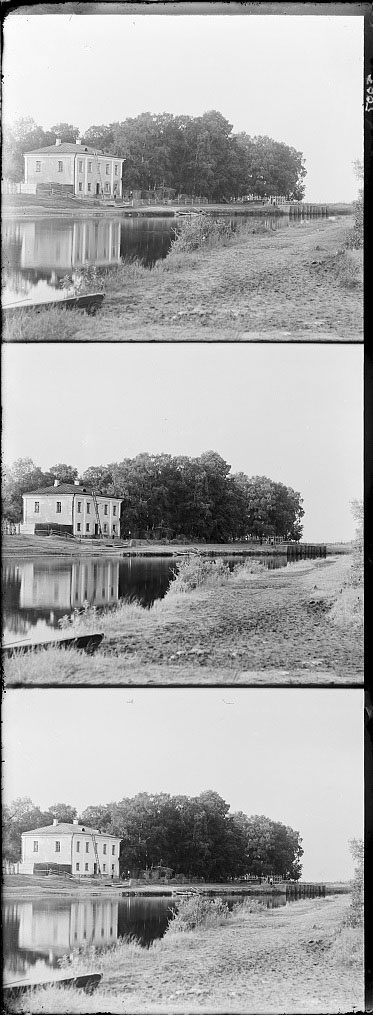
#> input picture Lab 1/01.jpg, 373 x 1015 px
$ jupyter execute Lab_1.ipynb
#> lines starting #> are read from the running program, lines starting #| are printed output that depends on the picture
[cell 1]
import numpy
from numpy import dstack
from skimage.io import imread, imshow, imsave
from skimage import img_as_float

[cell 2]
def transform(img):
    #Преобразование значений изображения в вещественные
    img_f= img_as_float(img)
    height = img.shape[0]
    width = img.shape[1]
    #Разделение изображение на три равные части по высоте
    divideSize = round(height/3)
    b = img[0:divideSize, 0:width]
    g = img[divideSize:2*divideSize, 0:width]
    r = img[2*divideSize:3*divideSize, 0:width]
    #Обрезка по краям на 5%
    percentCutH = round(divideSize*0.05)
    percentCutW = round(width*0.05)
    bCut=b[percentCutH:divideSize-percentCutH, percentCutW:width-percentCutW]
    gCut=g[percentCutH:divideSize-percentCutH, percentCutW:width-percentCutW]
    rCut=r[percentCutH:divideSize-percentCutH, percentCutW:width-percentCutW]
    #Вызов функции, выполняющей сдвиг синего\красного канала, наложение на зелёный и подсчёт корреляции
    bNew = shift(5,gCut,bCut)
    rNew = shift(5,gCut,rCut)
    #Совмещение каналов
    result_img = dstack((rNew,gCut,bNew))
    return result_img

[cell 3]
def shift(pixelsCount, gChannel, shiftChannel):
    maxCorr=0
    ishift = 0
    jshift = 0
    for i in range(pixelsCount):
        bufi = numpy.roll(shiftChannel, i, 0)
        for j in range(pixelsCount):
            bufj = numpy.roll(bufi, j, 1)
            corr = (bufj*gChannel).sum()
            if corr>maxCorr:
                maxCorr = corr
                ishift=i
                jshift = j

    result1 = numpy.roll(shiftChannel, ishift, 0)
    result = numpy.roll(result1, jshift, 1)
    return result

[cell 4]
#Загрузка изображений
img_1 = imread('01.jpg')
#> img_1 is the input picture: shape (1015, 373); min 0, max 255, mean 168.7
img_2 = imread('02.jpg')
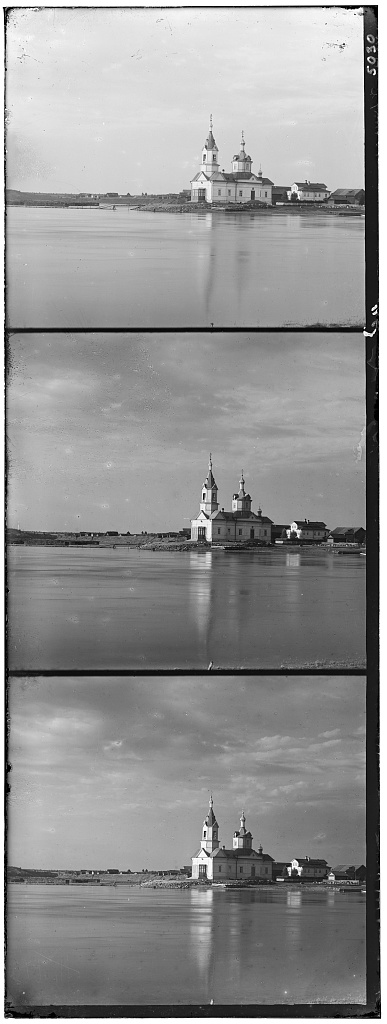
#> input picture Lab 1/02.jpg, 387 x 1024 px
#> img_2 is the input picture: shape (1024, 387); min 0, max 255, mean 147.4
img_3 = imread('03.jpg')
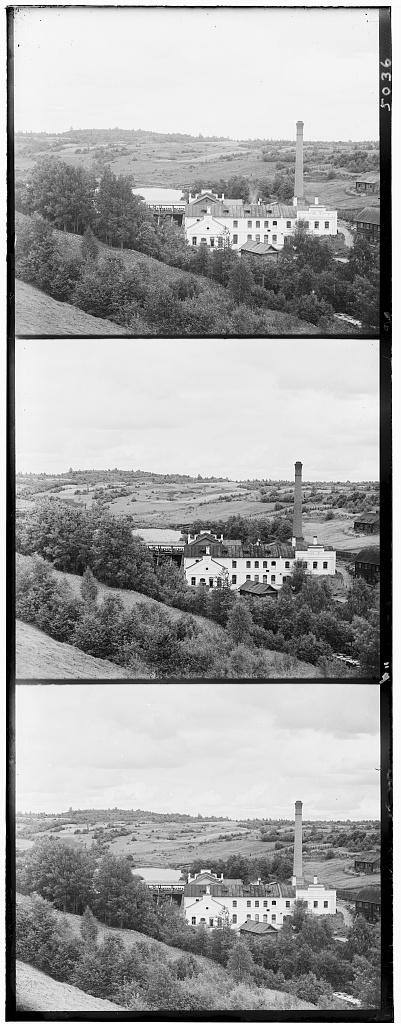
#> input picture Lab 1/03.jpg, 401 x 1024 px
#> img_3 is the input picture: shape (1024, 401); min 0, max 255, mean 160.8

imshow(transform(img_1))
#> after the loop in shift, `for i in range(pixelsCount):`: ishift = 4; jshift = 2; maxCorr = 13024220
#> call 2 of shift, with pixelsCount = 5
#> after the loop in shift (call 2), `for i in range(pixelsCount):`:
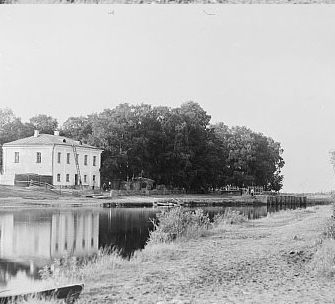
#> bufi: shape (304, 335); min 0, max 255, mean 176
#> after the loop in shift (call 2), `for i in range(pixelsCount):`: ishift = 0; maxCorr = 13304967

[cell 5]
imshow(transform(img_2))
#> call 3 of shift, with pixelsCount = 5
#> after the loop in shift (call 3), `for i in range(pixelsCount):`:
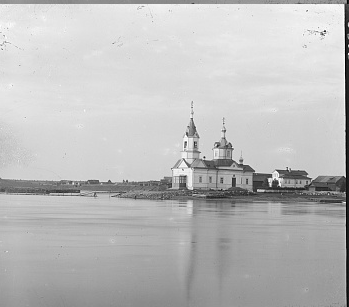
#> bufi: shape (307, 349); min 0, max 255, mean 188.9
#> after the loop in shift (call 3), `for i in range(pixelsCount):`: ishift = 3; maxCorr = 13614989
#> call 4 of shift, with pixelsCount = 5
#> after the loop in shift (call 4), `for i in range(pixelsCount):`:
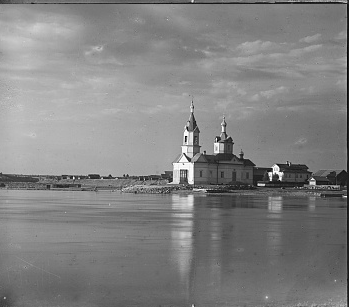
#> bufi: shape (307, 349); min 0, max 255, mean 130.1
#> after the loop in shift (call 4), `for i in range(pixelsCount):`: ishift = 2; jshift = 0; maxCorr = 13637035
#> in transform (call 2), `result_img = dstack((rNew,gCut,bNew))`:
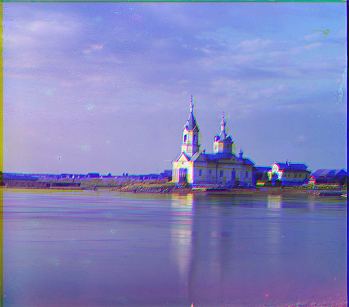
#> result_img: shape (307, 349, 3); mean of channels 0, 1, 2 130.1, 132.5, 188.9; drawn as R, G, B

[cell 6]
imshow(transform(img_3))
#> in transform (call 3), `r = img[2*divideSize:3*divideSize, 0:width]`:
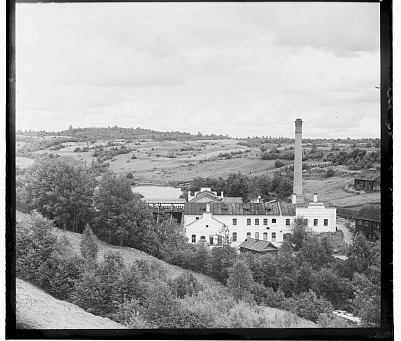
#> r: shape (341, 401); min 0, max 255, mean 158.5
#> in transform (call 3), `gCut=g[percentCutH:divideSize-percentCutH, percentCutW:width-percentCu..`:
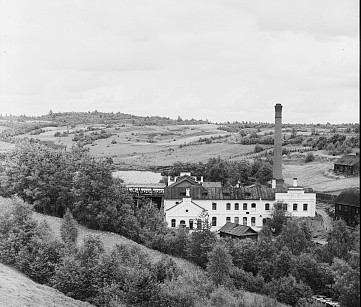
#> gCut: shape (307, 361); min 0, max 255, mean 159.1
#> after the loop in shift (call 5), `for i in range(pixelsCount):`:
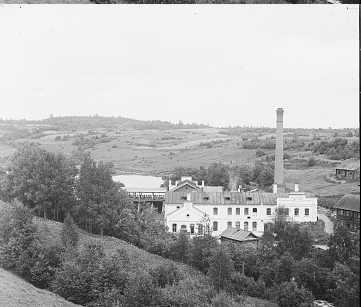
#> bufi: shape (307, 361); min 0, max 255, mean 171.4
#> after the loop in shift (call 5), `for i in range(pixelsCount):`: ishift = 2; maxCorr = 13347681
#> after the loop in shift (call 6), `for i in range(pixelsCount):`:
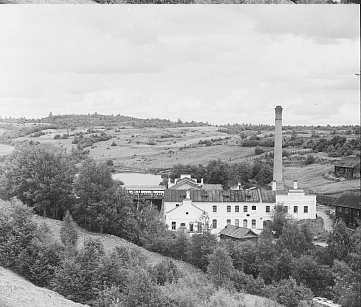
#> bufi: shape (307, 361); min 0, max 255, mean 166.5
#> after the loop in shift (call 6), `for i in range(pixelsCount):`: ishift = 3; jshift = 2; maxCorr = 14104887
